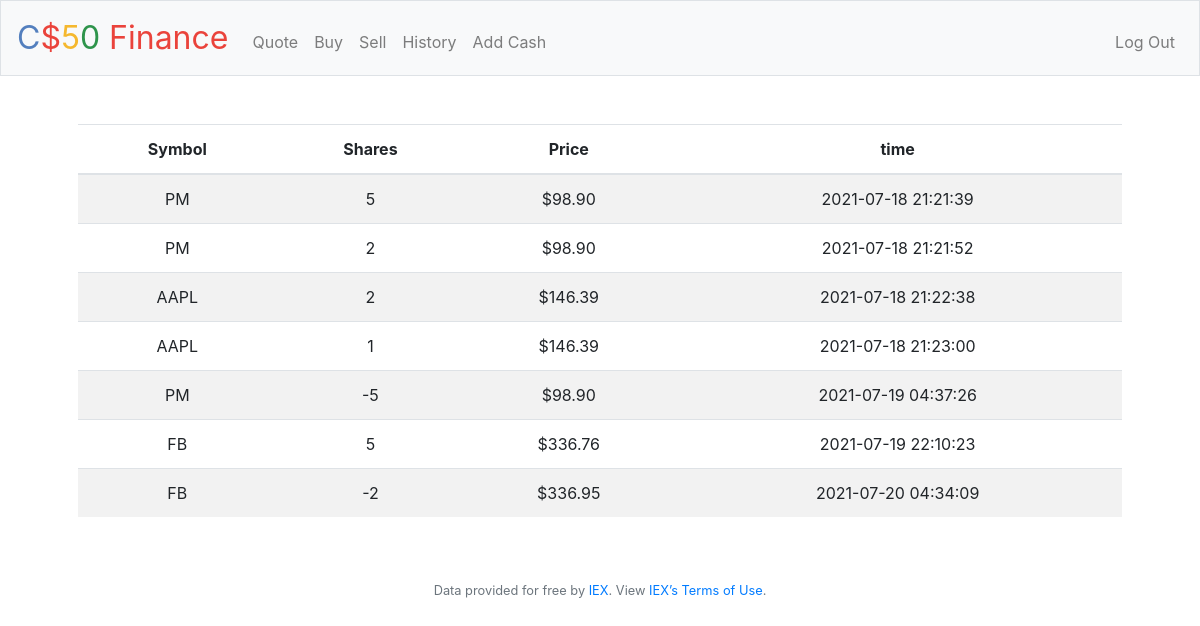
The app's page /history (signed in) with its own data.
### tables this page shows
CREATE TABLE 'stocks' ('id' integer PRIMARY KEY AUTOINCREMENT NOT NULL,
'user_id' integer NOT NULL,
'name' text NOT NULL,
'price' numeric NOT NULL,
'shares' integer NOT NULL,
'symbol' text NOT NULL,
'time' timestamp NOT NULL DEFAULT CURRENT_TIMESTAMP,
FOREIGN KEY ('user_id') REFERENCES users('id')
);

### application.py (the view)
@app.route("/history")
@login_required
def history():
    rows = db.execute("""
    SELECT symbol, shares, price, time
    FROM stocks
    WHERE user_id=:user_id
    """, user_id=session["user_id"])
    for i in range(len(rows)):
        rows[i]["price"] = usd(rows[i]["price"])
    return render_template("history.html", rows=rows)

### application.py (called while the page is built)
@app.after_request
def after_request(response):
    response.headers["Cache-Control"] = "no-cache, no-store, must-revalidate"
    response.headers["Expires"] = 0
    response.headers["Pragma"] = "no-cache"
    return response

### helpers.py (called while the page is built)
def login_required(f):
    @wraps(f)
    def decorated_function(*args, **kwargs):
        if session.get("user_id") is None:
            return redirect("/login")
        return f(*args, **kwargs)
    return decorated_function

def usd(value):
    return f"${value:,.2f}"

### templates/history.html (shortened to what this page needs)
{% extends "layout.html" %}
{% block main %}
    <table class="table table-striped">
        <thead>
            <tr>
                <th>Symbol</th>
                <th>Shares</th>
                <th>Price</th>
                <th>time</th>
            </tr>
        </thead>
        <tbody>
            {% for row in rows %}
            <tr>
                <td>{{row["symbol"]}}</td>
                <td>{{row["shares"]}}</td>
                <td>{{row["price"]}}</td>
                <td>{{row["time"]}}</td>
            </tr>
            {% endfor %}
        </tbody>
    </table>
{% endblock %}

### templates/layout.html (shortened to what this page needs)
<!DOCTYPE html>
<html lang="en">
    <head>
        <link rel="stylesheet" href="https://cdn.jsdelivr.net/npm/bootstrap@4.5.3/dist/css/bootstrap.min.css">
        <link href="/static/styles.css" rel="stylesheet">
    </head>
    <body>
        <nav class="navbar navbar-expand-md navbar-light bg-light border">
            <a class="navbar-brand" href="/"><span class="blue">C</span><span class="red">$</span><span class="yellow">5</span><span class="green">0</span> <span class="red">Finance</span></a>
            <div class="collapse navbar-collapse" id="navbar">
                {% if session.user_id %}
                    <ul class="navbar-nav mr-auto mt-2">
                        <li class="nav-item"><a class="nav-link" href="/quote">Quote</a></li>
                        <li class="nav-item"><a class="nav-link" href="/buy">Buy</a></li>
                        <li class="nav-item"><a class="nav-link" href="/sell">Sell</a></li>
                        <li class="nav-item"><a class="nav-link" href="/history">History</a></li>
                        <li class="nav-item"><a class="nav-link" href="/addcash">Add Cash</a></li>
                    </ul>
                    <ul class="navbar-nav ml-auto mt-2">
                        <li class="nav-item"><a class="nav-link" href="/logout">Log Out</a></li>
                    </ul>
                {% else %}
                    <ul class="navbar-nav ml-auto mt-2">
                        <li class="nav-item"><a class="nav-link" href="/register">Register</a></li>
                        <li class="nav-item"><a class="nav-link" href="/login">Log In</a></li>
                    </ul>
                {% endif %}
            </div>
        </nav>
        <main class="container p-5">
            {% block main %}{% endblock %}
        </main>
        <footer class="small text-center text-muted">
            Data provided for free by <a href="https://iextrading.com/developer">IEX</a>. View <a href="https://iextrading.com/api-exhibit-a/">IEX’s Terms of Use</a>.
        </footer>
    </body>
</html>

### static/styles.css (style rules this page uses)
nav .navbar-brand { font-size: xx-large; }
nav .navbar-brand .blue { color: #537fbe; }
nav .navbar-brand .red { color: #ea433b; }
nav .navbar-brand .yellow { color: #f5b82e; }
nav .navbar-brand .green { color: #2e944b; }
main { overflow-x: auto; text-align: center; }

### records on screen
stocks: symbol "PM", shares "5", price "$98.90", time "2021-07-18 21:21:39"
stocks: symbol "PM", shares "2", price "$98.90", time "2021-07-18 21:21:52"
stocks: symbol "AAPL", shares "2", price "$146.39", time "2021-07-18 21:22:38"
stocks: symbol "AAPL", shares "1", price "$146.39", time "2021-07-18 21:23:00"
stocks: symbol "PM", shares "-5", price "$98.90", time "2021-07-19 04:37:26"
stocks: symbol "FB", shares "5", price "$336.76", time "2021-07-19 22:10:23"
stocks: symbol "FB", shares "-2", price "$336.95", time "2021-07-20 04:34:09"
